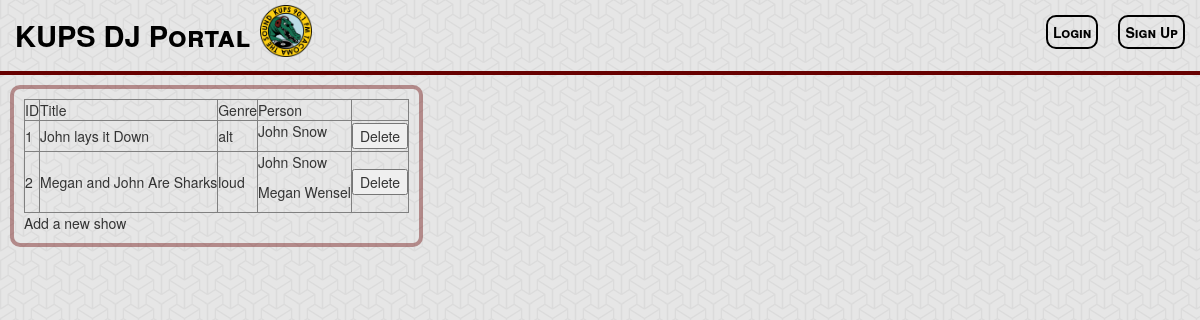
The page /manage-shows.php on the database its author committed.
### tables this page shows
CREATE TABLE IF NOT EXISTS radioShow (
	showid INT NOT NULL AUTO_INCREMENT,
	genre VARCHAR(20),
	title VARCHAR(40),
	PRIMARY KEY (showid)
);

CREATE TABLE IF NOT EXISTS dj (
	email VARCHAR(30),
	showid INT,
	PRIMARY KEY (email, showid),
	FOREIGN KEY (email) REFERENCES user(email)
		ON DELETE CASCADE,
	FOREIGN KEY (showid) REFERENCES radioShow(showid)
		ON DELETE CASCADE
);

CREATE TABLE IF NOT EXISTS user (
	name VARCHAR(20) NOT NULL,
	admin TINYINT(2) DEFAULT 0,
	password VARCHAR(20) NOT NULL,
	email VARCHAR(30) NOT NULL,
	PRIMARY KEY (email)
);

### _display-shows.php (the view, shortened to what this page needs)
<?php
echo "<div class='content left-float'>";
	try
	{
		$db = new PDO("mysql:dbname=soundpod", 'root');
		$db -> setAttribute(PDO::ATTR_ERRMODE, PDO::ERRMODE_EXCEPTION);
		echo '<table border="1">';
		echo '<tr><td>ID</td><td>Title</td><td>Genre</td><td>Person</td><td></td></tr>';
		$shows = $db -> query ("SELECT * FROM radioShow");
		foreach ($shows as $show)
		{
			$showid = $show['showid'];
			$title = $show['title'];
			$genre = $show['genre'];
			echo "<tr><td>".$showid."</td>";
			echo "<td>".$title."</td>";
			echo "<td>".$genre."</td>";
			$djs = $db -> query ("SELECT * FROM user NATURAL JOIN dj WHERE showid=$showid");
			echo "<td>";
			foreach ($djs as $dj) {
				$n = $dj['name'];
				echo "<p>$n</p>";
			}
			echo "</td>";
			echo "<td><form id='delete_form_$showid' method='post' action='/_delete-show.php'>";
			echo "<input type='submit' name='submit_$showid' value='Delete' />";
			echo "</form></td>";
			echo "</tr>";
		}
		echo "</table>";
		echo "<a href='/add-show.php'>Add a new show</a>";
	}
	catch(PDOException $e) {
		print 'Exception : '.$e -> getMessage();
	}
echo "</div>";
?>

### assets/stylesheets/screen.css (style rules this page uses)
body { background: #ffffff url("/assets/images/background/escheresque.png") repeat left top; }
a { text-decoration: none; }
a:link, a:visited, a:hover, a:active { color: inherit; }
.content { border: 4px solid rgba(102, 0, 0, 0.4); -webkit-border-radius: 10px; -moz-border-radius: 10px; -ms-border-radius: 10px; border-radius: 10px; margin: 10px; padding: 10px; }
.left-float { float: left; }

### rows shown on the page
radioshow: showid "1", title "John lays it Down", genre "alt"
dj: email.name "John Snow"
radioshow: showid "2", title "Megan and John Are Sharks", genre "loud"
dj: email.name "John Snow"
dj: email.name "Megan Wensel"
